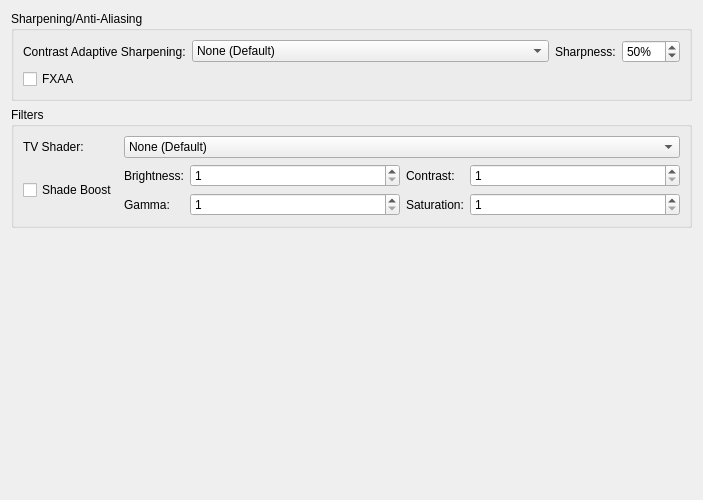
<?xml version="1.0" encoding="UTF-8"?>
<ui version="4.0">
 <class>PostProcessingSettingsWidget</class>
 <widget class="QWidget" name="PostProcessingSettingsWidget">
  <property name="geometry">
   <rect>
    <x>0</x>
    <y>0</y>
    <width>703</width>
    <height>500</height>
   </rect>
  </property>
  <property name="windowTitle">
   <string/>
  </property>
  <layout class="QVBoxLayout" name="verticalLayout">
   <item>
    <widget class="QGroupBox" name="sharpeningGroup">
     <property name="title">
      <string>Sharpening/Anti-Aliasing</string>
     </property>
     <layout class="QFormLayout" name="formLayout_2">
      <item row="0" column="0">
       <widget class="QLabel" name="casModeLabel">
        <property name="text">
         <string extracomment="You might find an official translation for this on AMD's website (Spanish version linked): https://www.amd.com/es/technologies/radeon-software-fidelityfx">Contrast Adaptive Sharpening:</string>
        </property>
        <property name="buddy">
         <cstring>casMode</cstring>
        </property>
       </widget>
      </item>
      <item row="0" column="1">
       <layout class="QHBoxLayout" name="casLayout" stretch="1,0">
        <item>
         <widget class="QComboBox" name="casMode">
          <property name="sizePolicy">
           <sizepolicy hsizetype="Ignored" vsizetype="Fixed">
            <horstretch>0</horstretch>
            <verstretch>0</verstretch>
           </sizepolicy>
          </property>
          <item>
           <property name="text">
            <string>None (Default)</string>
           </property>
          </item>
          <item>
           <property name="text">
            <string>Sharpen Only (Internal Resolution)</string>
           </property>
          </item>
          <item>
           <property name="text">
            <string>Sharpen and Resize (Display Resolution)</string>
           </property>
          </item>
         </widget>
        </item>
        <item>
         <layout class="QHBoxLayout" name="sharpnessLayout">
          <item>
           <widget class="QLabel" name="casSharpnessLabel">
            <property name="text">
             <string>Sharpness:</string>
            </property>
            <property name="buddy">
             <cstring>casSharpness</cstring>
            </property>
           </widget>
          </item>
          <item>
           <widget class="QSpinBox" name="casSharpness">
            <property name="suffix">
             <string extracomment="Percentage sign that will appear next to a number. Add a space or whatever is needed before depending on your language.">%</string>
            </property>
            <property name="maximum">
             <number>100</number>
            </property>
            <property name="value">
             <number>50</number>
            </property>
           </widget>
          </item>
         </layout>
        </item>
       </layout>
      </item>
      <item row="1" column="0" colspan="2">
       <widget class="QCheckBox" name="fxaa">
        <property name="text">
         <string>FXAA</string>
        </property>
       </widget>
      </item>
     </layout>
    </widget>
   </item>
   <item>
    <widget class="QGroupBox" name="filtersLayout">
     <property name="title">
      <string>Filters</string>
     </property>
     <layout class="QGridLayout" name="gridLayout_4">
      <item row="1" column="0">
       <widget class="QCheckBox" name="shadeBoost">
        <property name="text">
         <string>Shade Boost</string>
        </property>
       </widget>
      </item>
      <item row="1" column="1">
       <layout class="QGridLayout" name="gridLayout" columnstretch="0,1,0,1">
        <item row="0" column="0">
         <widget class="QLabel" name="brightnessLabel">
          <property name="text">
           <string>Brightness:</string>
          </property>
          <property name="buddy">
           <cstring>shadeBoostBrightness</cstring>
          </property>
         </widget>
        </item>
        <item row="0" column="3">
         <widget class="QSpinBox" name="shadeBoostContrast">
          <property name="minimum">
           <number>1</number>
          </property>
          <property name="maximum">
           <number>100</number>
          </property>
         </widget>
        </item>
        <item row="0" column="2">
         <widget class="QLabel" name="contrastLabel">
          <property name="text">
           <string>Contrast:</string>
          </property>
          <property name="buddy">
           <cstring>shadeBoostContrast</cstring>
          </property>
         </widget>
        </item>
        <item row="0" column="1">
         <widget class="QSpinBox" name="shadeBoostBrightness">
          <property name="minimum">
           <number>1</number>
          </property>
          <property name="maximum">
           <number>100</number>
          </property>
         </widget>
        </item>
        <item row="1" column="0">
         <widget class="QLabel" name="gammaLabel">
          <property name="text">
           <string>Gamma:</string>
          </property>
          <property name="buddy">
           <cstring>shadeBoostGamma</cstring>
          </property>
         </widget>
        </item>
        <item row="1" column="1">
         <widget class="QSpinBox" name="shadeBoostGamma">
          <property name="minimum">
           <number>1</number>
          </property>
          <property name="maximum">
           <number>100</number>
          </property>
         </widget>
        </item>
        <item row="1" column="2">
         <widget class="QLabel" name="saturationLabel">
          <property name="text">
           <string>Saturation:</string>
          </property>
          <property name="buddy">
           <cstring>shadeBoostSaturation</cstring>
          </property>
         </widget>
        </item>
        <item row="1" column="3">
         <widget class="QSpinBox" name="shadeBoostSaturation">
          <property name="minimum">
           <number>1</number>
          </property>
          <property name="maximum">
           <number>100</number>
          </property>
         </widget>
        </item>
       </layout>
      </item>
      <item row="0" column="0">
       <widget class="QLabel" name="tvShaderLabel">
        <property name="text">
         <string>TV Shader:</string>
        </property>
        <property name="buddy">
         <cstring>tvShader</cstring>
        </property>
       </widget>
      </item>
      <item row="0" column="1">
       <widget class="QComboBox" name="tvShader">
        <item>
         <property name="text">
          <string>None (Default)</string>
         </property>
        </item>
        <item>
         <property name="text">
          <string>Scanline Filter</string>
         </property>
        </item>
        <item>
         <property name="text">
          <string>Diagonal Filter</string>
         </property>
        </item>
        <item>
         <property name="text">
          <string>Triangular Filter</string>
         </property>
        </item>
        <item>
         <property name="text">
          <string>Wave Filter</string>
         </property>
        </item>
        <item>
         <property name="text">
          <string extracomment="Lottes = Timothy Lottes, the creator of the shader filter. Leave as-is. CRT= Cathode Ray Tube, an old type of television technology.">Lottes CRT</string>
         </property>
        </item>
        <item>
         <property name="text">
          <string>4xRGSS downsampling (4x Rotated Grid SuperSampling)</string>
         </property>
        </item>
        <item>
         <property name="text">
          <string>NxAGSS downsampling (Nx Automatic Grid SuperSampling)</string>
         </property>
        </item>
       </widget>
      </item>
     </layout>
    </widget>
   </item>
   <item>
    <spacer name="verticalSpacer">
     <property name="orientation">
      <enum>Qt::Orientation::Vertical</enum>
     </property>
     <property name="sizeHint" stdset="0">
      <size>
       <width>20</width>
       <height>0</height>
      </size>
     </property>
    </spacer>
   </item>
  </layout>
 </widget>
 <tabstops>
  <tabstop>casMode</tabstop>
  <tabstop>casSharpness</tabstop>
  <tabstop>fxaa</tabstop>
  <tabstop>tvShader</tabstop>
  <tabstop>shadeBoost</tabstop>
  <tabstop>shadeBoostBrightness</tabstop>
  <tabstop>shadeBoostContrast</tabstop>
  <tabstop>shadeBoostGamma</tabstop>
  <tabstop>shadeBoostSaturation</tabstop>
 </tabstops>
 <resources/>
 <connections/>
</ui>
